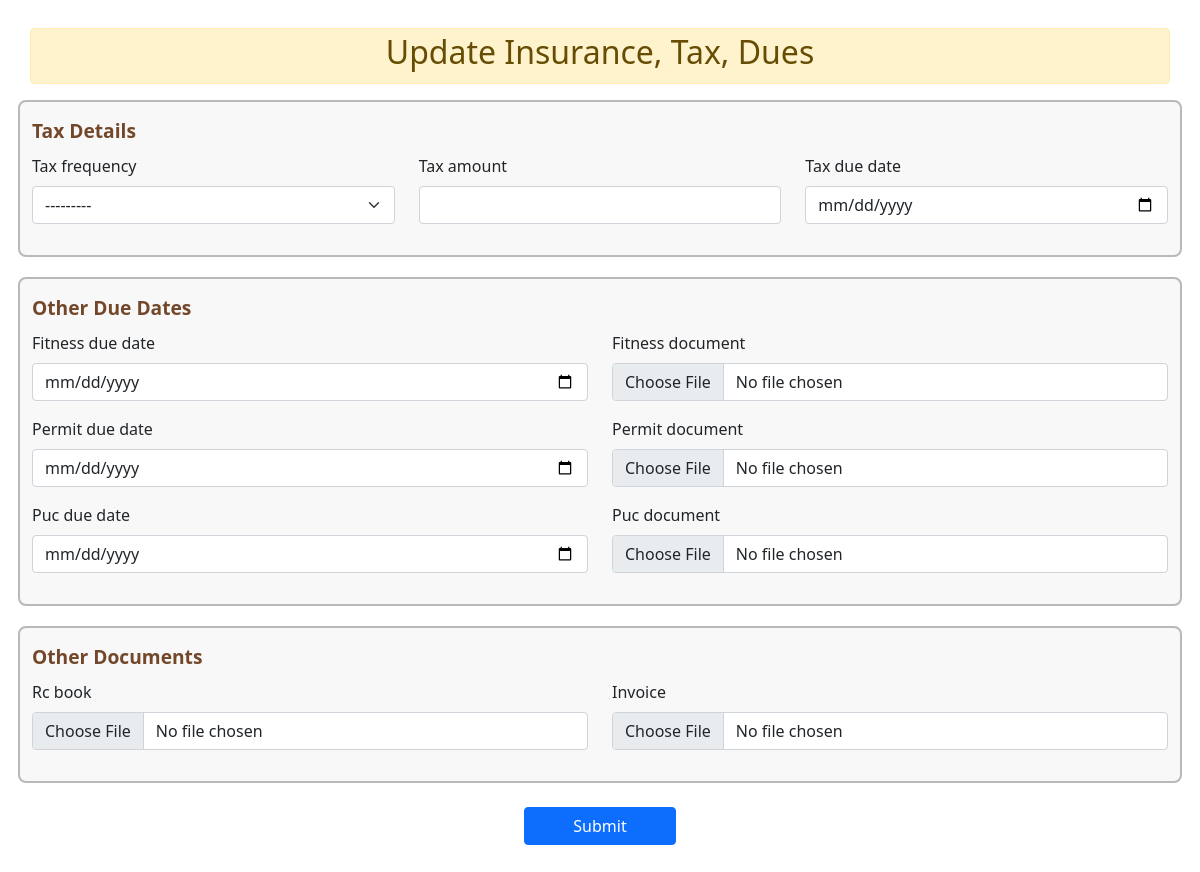
Page /finance/update_other_dues/2 on the earlier database version.
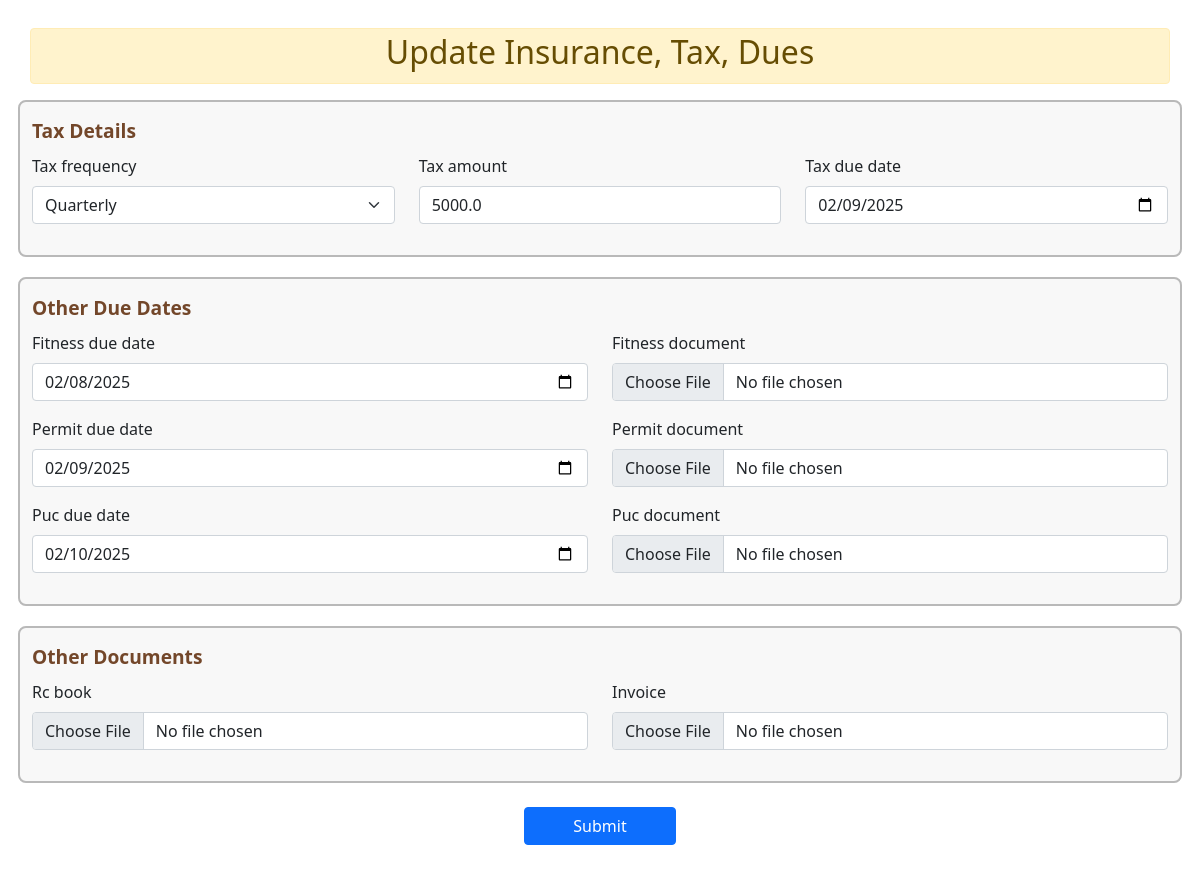
Same page on the later database version.
### ERP_Admin/models.py (models this page shows)
class OtherDues(models.Model):
    vehicle = models.ForeignKey(Vehicle, on_delete=models.CASCADE)
    tax_frequency = models.CharField(max_length=255, choices=FREQUENCY_CHOICES,null=True, blank=True)
    tax_amount = models.FloatField(null=True, blank=True)
    tax_due_date = models.DateField(null=True, blank=True)
    fitness_due_date = models.DateField(null=True,blank=True)
    permit_due_date = models.DateField(null=True,blank=True)
    puc_due_date = models.DateField(null=True,blank=True)
    fitness_document=models.ImageField(upload_to="PolicyDocuments", max_length=None, null=True, blank=True)
    permit_document=models.ImageField(upload_to="PolicyDocuments", max_length=None, null=True, blank=True)
    puc_document=models.ImageField(upload_to="PolicyDocuments", max_length=None, null=True, blank=True)
    rc_book=models.ImageField(upload_to="PolicyDocuments", max_length=None, null=True, blank=True)
    invoice=models.ImageField(upload_to="PolicyDocuments", max_length=None, null=True, blank=True)

### ERP_Finance/views.py (the view)
# urls.py: path('update_other_dues/<int:id>', views.update_other_dues, name='finance_update_other_dues'),
def update_other_dues(request, id):
    vehicle = get_object_or_404(OtherDues, id=id)  # Safely retrieve the Driver instance or return a 404 error
    if request.method == 'POST':
        form = OtherDuesForm(request.POST, request.FILES, instance=vehicle)  # Populate the form with the instance data
        if form.is_valid():
            form.save()
            messages.success(request, 'Record Updated Successfully.')
    else:
        form = OtherDuesForm(instance=vehicle)  # Populate the form with the existing driver data on GET request
    return render(request, 'finance_update_other_dues.html', {'form': form,'data':vehicle})

### ERP_Finance/forms.py (shortened to what this page needs)
class OtherDuesForm(forms.ModelForm):
    class Meta:
        model =  OtherDues
        fields = [
            'tax_frequency',
            'tax_amount',
            'tax_due_date',
            'fitness_due_date',
            'permit_due_date',
            'puc_due_date',
            'puc_document',
            'permit_document',
            'fitness_document',
            'rc_book',
            'invoice'
        ]
        widgets = {
            'tax_due_date': forms.DateInput(attrs={'type': 'date'}),
            'fitness_due_date': forms.DateInput(attrs={'type': 'date'}),
            'permit_due_date': forms.DateInput(attrs={'type': 'date'}),
            'puc_due_date': forms.DateInput(attrs={'type': 'date'}),
        }

### ERP_Finance/templates/finance_update_other_dues.html (shortened to what this page needs)
{% extends "base_window.html" %}
{% load crispy_forms_tags %}
{% block content %}
<main id="main" class="main">
    <section class="section dashboard">
        <div class="container-fluid mb-3 form-header p-3">
            <div class="row p-1 rounded" >
                <div class="col-sm-12">
                    <div class="alert alert-warning text-center mt-2 p-1">
                        <h2>Update Insurance, Tax, Dues</h2>
                    </div>
                   <form method="POST" enctype="multipart/form-data"  > {% csrf_token %}
                        <div class="row  mt-1">
                            <fieldset>
                                <legend>Tax Details</legend>
                                <div class="row">
                                    <div class="col-sm-4">
                                        {{ form.tax_frequency|as_crispy_field }}
                                    </div>
                                    <div class="col-sm-4">
                                        {{ form.tax_amount|as_crispy_field }}
                                    </div>
                                    <div class="col-sm-4">
                                        {{ form.tax_due_date|as_crispy_field }}
                                    </div>
                                </div>
                            </fieldset>
                            <fieldset>
                                <legend>Other Due Dates</legend>
                                <div class="row">
                                    <div class="col-sm-6">
                                        {{ form.fitness_due_date|as_crispy_field }}
                                    </div>
                                    <div class="col-sm-6">
                                        {{ form.fitness_document|as_crispy_field }}
                                    </div>
                                    <div class="col-sm-6">
                                        {{ form.permit_due_date|as_crispy_field }}
                                    </div>
                                    <div class="col-sm-6">
                                        {{ form.permit_document|as_crispy_field }}
                                    </div>
                                    <div class="col-sm-6">
                                        {{ form.puc_due_date|as_crispy_field }}
                                    </div>
                                    <div class="col-sm-6">
                                        {{ form.puc_document|as_crispy_field }}
                                    </div>
                                </div>
                            </fieldset>
                            <fieldset>
                                <legend>Other Documents</legend>
                                <div class="row">
                                    <div class="col-sm-6">
                                        {{ form.rc_book|as_crispy_field }}
                                    </div>
                                    <div class="col-sm-6">
                                        {{ form.invoice|as_crispy_field }}
                                    </div>
                                </div>
                            </fieldset>
                        </div>
                        <center><button type="submit" class="btn btn-primary mt-1 px-5">Submit</button></center>
                    </form>
                </div>
            </div>
        </div>
    </section>
</main>
{% endblock content %}

Differences in the rows shown:
changed OtherDues: tax_frequency "---------" → "Quarterly"; tax_amount (not shown) → "5000.0"; tax_due_date (not shown) → "02/09/2025"; fitness_due_date (not shown) → "02/08/2025"; permit_due_date (not shown) → "02/09/2025"; puc_due_date (not shown) → "02/10/2025"
